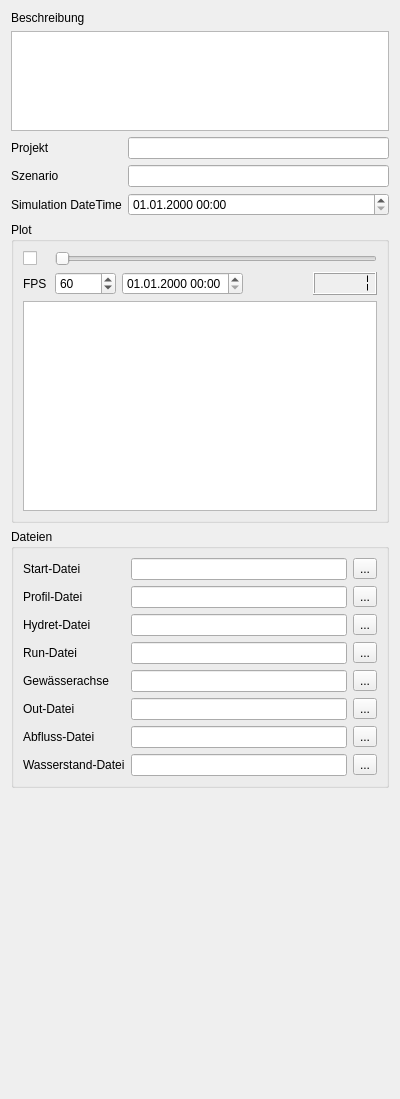
      <widget class="QWidget" name="runf">
       <property name="geometry">
        <rect>
         <x>0</x>
         <y>0</y>
         <width>400</width>
         <height>1099</height>
        </rect>
       </property>
       <attribute name="label">
        <string>Projekt</string>
       </attribute>
       <layout class="QGridLayout" name="gridLayout_27">
        <item row="1" column="0" colspan="2">
         <widget class="QTextBrowser" name="p_comments">
          <property name="maximumSize">
           <size>
            <width>16777215</width>
            <height>100</height>
           </size>
          </property>
          <property name="undoRedoEnabled">
           <bool>true</bool>
          </property>
          <property name="readOnly">
           <bool>false</bool>
          </property>
         </widget>
        </item>
        <item row="8" column="0" colspan="2">
         <widget class="QGroupBox" name="groupBox_15">
          <property name="title">
           <string>Plot</string>
          </property>
          <layout class="QGridLayout" name="gridLayout_19">
           <item row="3" column="0" colspan="6">
            <widget class="QListWidget" name="ls_listWidget">
             <property name="editTriggers">
              <set>QAbstractItemView::DoubleClicked</set>
             </property>
             <property name="dragEnabled">
              <bool>true</bool>
             </property>
             <property name="dragDropMode">
              <enum>QAbstractItemView::InternalMove</enum>
             </property>
             <property name="defaultDropAction">
              <enum>Qt::MoveAction</enum>
             </property>
             <property name="alternatingRowColors">
              <bool>true</bool>
             </property>
             <property name="selectionMode">
              <enum>QAbstractItemView::SingleSelection</enum>
             </property>
             <property name="selectionBehavior">
              <enum>QAbstractItemView::SelectRows</enum>
             </property>
             <property name="selectionRectVisible">
              <bool>true</bool>
             </property>
            </widget>
           </item>
           <item row="0" column="0">
            <widget class="QCheckBox" name="play_lzeit">
             <property name="text">
              <string/>
             </property>
             <property name="icon">
              <iconset>
               <normaloff>../icons/resume.bmp</normaloff>../icons/resume.bmp</iconset>
             </property>
            </widget>
           </item>
           <item row="0" column="1" colspan="5">
            <widget class="QSlider" name="lzeitslider">
             <property name="enabled">
              <bool>false</bool>
             </property>
             <property name="pageStep">
              <number>5</number>
             </property>
             <property name="orientation">
              <enum>Qt::Horizontal</enum>
             </property>
             <property name="tickInterval">
              <number>1</number>
             </property>
            </widget>
           </item>
           <item row="1" column="1">
            <widget class="QSpinBox" name="fps">
             <property name="minimum">
              <number>1</number>
             </property>
             <property name="maximum">
              <number>99999</number>
             </property>
             <property name="value">
              <number>60</number>
             </property>
            </widget>
           </item>
           <item row="1" column="0">
            <widget class="QLabel" name="label_99">
             <property name="maximumSize">
              <size>
               <width>30</width>
               <height>16777215</height>
              </size>
             </property>
             <property name="text">
              <string>FPS</string>
             </property>
            </widget>
           </item>
           <item row="1" column="2">
            <widget class="QDateTimeEdit" name="show_simdatetime">
             <property name="accelerated">
              <bool>true</bool>
             </property>
             <property name="displayFormat">
              <string>dd.MM.yyyy HH:mm</string>
             </property>
            </widget>
           </item>
           <item row="1" column="5">
            <widget class="QLCDNumber" name="lzeitlcd">
             <property name="font">
              <font>
               <weight>75</weight>
               <bold>true</bold>
              </font>
             </property>
             <property name="autoFillBackground">
              <bool>true</bool>
             </property>
             <property name="segmentStyle">
              <enum>QLCDNumber::Flat</enum>
             </property>
             <property name="intValue" stdset="0">
              <number>1</number>
             </property>
            </widget>
           </item>
          </layout>
         </widget>
        </item>
        <item row="2" column="1">
         <widget class="QLineEdit" name="projektname"/>
        </item>
        <item row="3" column="1">
         <widget class="QLineEdit" name="p_plan">
          <property name="text">
           <string/>
          </property>
         </widget>
        </item>
        <item row="2" column="0">
         <widget class="QLabel" name="label_45">
          <property name="text">
           <string>Projekt</string>
          </property>
          <property name="buddy">
           <cstring>projektname</cstring>
          </property>
         </widget>
        </item>
        <item row="4" column="1">
         <widget class="QDateTimeEdit" name="sim_datetime">
          <property name="displayFormat">
           <string>dd.MM.yyyy HH:mm</string>
          </property>
         </widget>
        </item>
        <item row="10" column="1">
         <spacer name="verticalSpacer_3">
          <property name="orientation">
           <enum>Qt::Vertical</enum>
          </property>
          <property name="sizeHint" stdset="0">
           <size>
            <width>20</width>
            <height>40</height>
           </size>
          </property>
         </spacer>
        </item>
        <item row="0" column="0">
         <widget class="QLabel" name="label_29">
          <property name="text">
           <string>Beschreibung</string>
          </property>
         </widget>
        </item>
        <item row="3" column="0">
         <widget class="QLabel" name="label_10">
          <property name="text">
           <string>Szenario</string>
          </property>
          <property name="buddy">
           <cstring>p_plan</cstring>
          </property>
         </widget>
        </item>
        <item row="4" column="0">
         <widget class="QLabel" name="label_95">
          <property name="text">
           <string>Simulation DateTime</string>
          </property>
          <property name="buddy">
           <cstring>sim_datetime</cstring>
          </property>
         </widget>
        </item>
        <item row="9" column="0" colspan="2">
         <widget class="QGroupBox" name="groupBox_2">
          <property name="title">
           <string>Dateien</string>
          </property>
          <layout class="QGridLayout" name="gridLayout_28">
           <item row="5" column="0">
            <widget class="QLabel" name="label_18">
             <property name="text">
              <string>Out-Datei</string>
             </property>
             <property name="buddy">
              <cstring>p_aus</cstring>
             </property>
            </widget>
           </item>
           <item row="0" column="0">
            <widget class="QLabel" name="label_27">
             <property name="text">
              <string>Start-Datei</string>
             </property>
             <property name="buddy">
              <cstring>p_startdat</cstring>
             </property>
            </widget>
           </item>
           <item row="4" column="0">
            <widget class="QLabel" name="label_21">
             <property name="text">
              <string>Gewässerachse</string>
             </property>
             <property name="buddy">
              <cstring>p_achse</cstring>
             </property>
            </widget>
           </item>
           <item row="1" column="0">
            <widget class="QLabel" name="label_65">
             <property name="text">
              <string>Profil-Datei</string>
             </property>
             <property name="buddy">
              <cstring>p_prodat</cstring>
             </property>
            </widget>
           </item>
           <item row="0" column="1">
            <widget class="QLineEdit" name="p_startdat"/>
           </item>
           <item row="0" column="2">
            <widget class="QToolButton" name="browse_fstart">
             <property name="text">
              <string>...</string>
             </property>
            </widget>
           </item>
           <item row="6" column="0">
            <widget class="QLabel" name="label_96">
             <property name="text">
              <string>Abfluss-Datei</string>
             </property>
             <property name="buddy">
              <cstring>p_qch</cstring>
             </property>
            </widget>
           </item>
           <item row="2" column="0">
            <widget class="QLabel" name="label_16">
             <property name="text">
              <string>Hydret-Datei</string>
             </property>
             <property name="buddy">
              <cstring>p_hyd</cstring>
             </property>
            </widget>
           </item>
           <item row="3" column="0">
            <widget class="QLabel" name="label_98">
             <property name="text">
              <string>Run-Datei</string>
             </property>
            </widget>
           </item>
           <item row="7" column="0">
            <widget class="QLabel" name="label_97">
             <property name="text">
              <string>Wasserstand-Datei</string>
             </property>
             <property name="buddy">
              <cstring>p_hch</cstring>
             </property>
            </widget>
           </item>
           <item row="1" column="1">
            <widget class="QLineEdit" name="p_prodat"/>
           </item>
           <item row="2" column="1">
            <widget class="QLineEdit" name="p_hyd">
             <property name="text">
              <string/>
             </property>
            </widget>
           </item>
           <item row="3" column="1">
            <widget class="QLineEdit" name="p_run"/>
           </item>
           <item row="4" column="1">
            <widget class="QLineEdit" name="p_achse"/>
           </item>
           <item row="5" column="1">
            <widget class="QLineEdit" name="p_aus"/>
           </item>
           <item row="6" column="1">
            <widget class="QLineEdit" name="p_qch"/>
           </item>
           <item row="7" column="1">
            <widget class="QLineEdit" name="p_hch"/>
           </item>
           <item row="1" column="2">
            <widget class="QToolButton" name="browse_fpro">
             <property name="text">
              <string>...</string>
             </property>
            </widget>
           </item>
           <item row="2" column="2">
            <widget class="QToolButton" name="browse_hyd">
             <property name="text">
              <string>...</string>
             </property>
            </widget>
           </item>
           <item row="3" column="2">
            <widget class="QToolButton" name="browse_run">
             <property name="text">
              <string>...</string>
             </property>
            </widget>
           </item>
           <item row="4" column="2">
            <widget class="QToolButton" name="browse_achse">
             <property name="text">
              <string>...</string>
             </property>
            </widget>
           </item>
           <item row="5" column="2">
            <widget class="QToolButton" name="browse_out">
             <property name="text">
              <string>...</string>
             </property>
            </widget>
           </item>
           <item row="6" column="2">
            <widget class="QToolButton" name="browse_qch">
             <property name="text">
              <string>...</string>
             </property>
            </widget>
           </item>
           <item row="7" column="2">
            <widget class="QToolButton" name="browse_hch">
             <property name="text">
              <string>...</string>
             </property>
            </widget>
           </item>
          </layout>
         </widget>
        </item>
       </layout>
      </widget>
